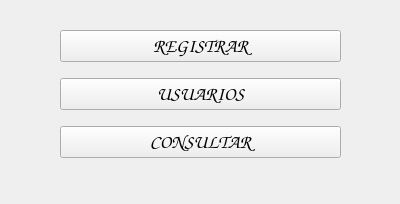
<?xml version="1.0" encoding="UTF-8"?>
<ui version="4.0">
 <class>home</class>
 <widget class="QWidget" name="home">
  <property name="geometry">
   <rect>
    <x>0</x>
    <y>0</y>
    <width>400</width>
    <height>204</height>
   </rect>
  </property>
  <property name="windowTitle">
   <string>HOME </string>
  </property>
  <widget class="QWidget" name="gridLayoutWidget">
   <property name="geometry">
    <rect>
     <x>60</x>
     <y>20</y>
     <width>281</width>
     <height>151</height>
    </rect>
   </property>
   <layout class="QGridLayout" name="gridLayout">
    <item row="1" column="0">
     <widget class="QPushButton" name="btn_usuarios">
      <property name="font">
       <font>
        <family>Comic Sans MS</family>
        <pointsize>14</pointsize>
        <bold>true</bold>
       </font>
      </property>
      <property name="text">
       <string>USUARIOS</string>
      </property>
     </widget>
    </item>
    <item row="0" column="0">
     <widget class="QPushButton" name="btn_registrar">
      <property name="font">
       <font>
        <family>Comic Sans MS</family>
        <pointsize>14</pointsize>
        <bold>true</bold>
       </font>
      </property>
      <property name="text">
       <string>REGISTRAR</string>
      </property>
     </widget>
    </item>
    <item row="2" column="0">
     <widget class="QPushButton" name="btn_consultar">
      <property name="font">
       <font>
        <family>Comic Sans MS</family>
        <pointsize>14</pointsize>
        <bold>true</bold>
       </font>
      </property>
      <property name="text">
       <string>CONSULTAR</string>
      </property>
     </widget>
    </item>
   </layout>
  </widget>
 </widget>
 <resources/>
 <connections/>
</ui>
